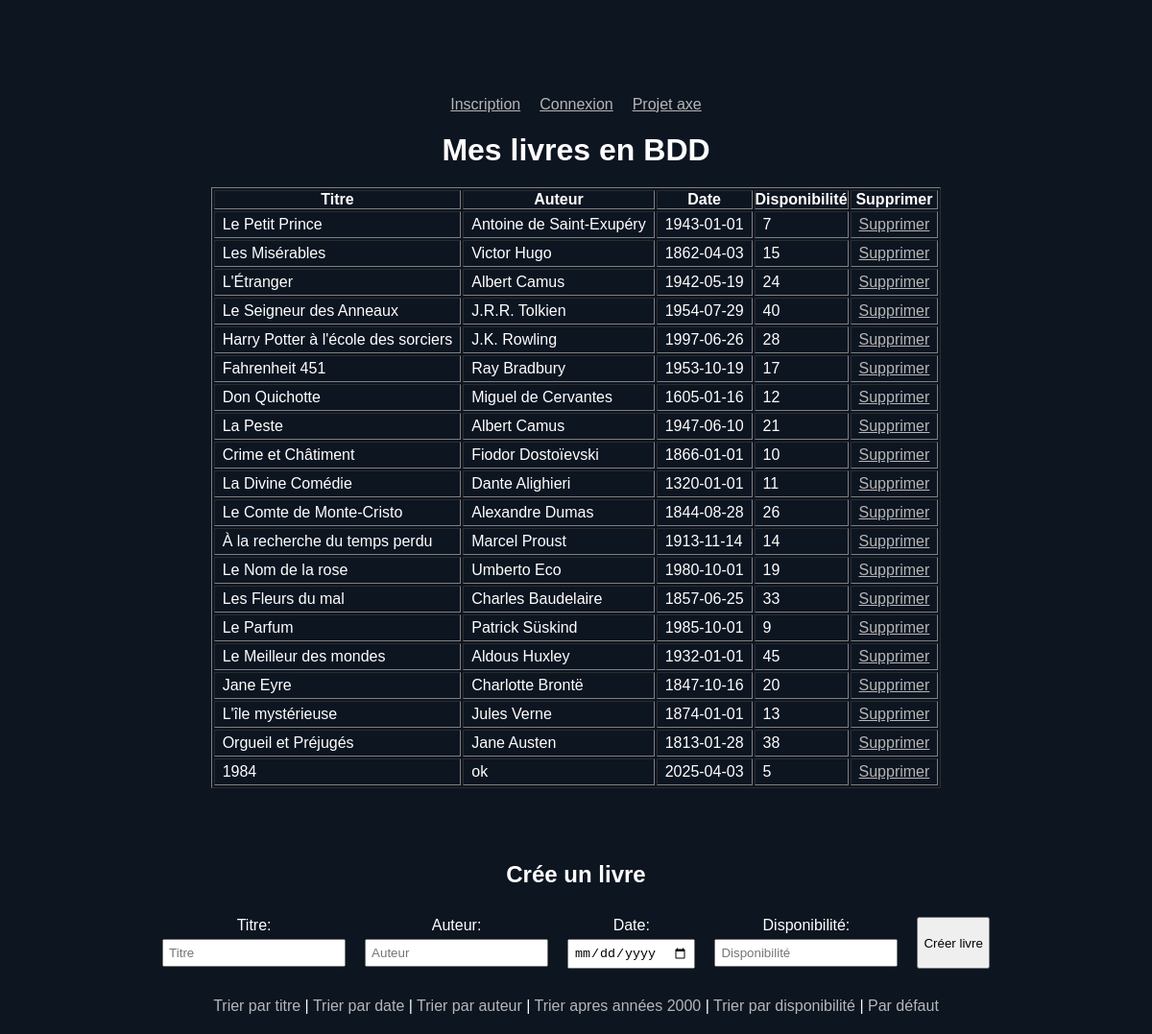
Screenshot of /exercices/index.php with the database file from the repository.
### tables this page shows
CREATE TABLE `book` (
  `idbook` int NOT NULL,
  `title` varchar(45) NOT NULL,
  `author` varchar(45) NOT NULL,
  `date_publication` date NOT NULL,
  `availability` int DEFAULT NULL
);

### exercices/index.php (the view, shortened to what this page needs)
<?php
require_once("connexion.php");
if (isset($_GET['action'])) {
    switch ($_GET['action']) {
        case 'title':
            $stmt = $pdo->query("SELECT * FROM book ORDER BY title ASC");
            break;
        case 'date':
            $stmt = $pdo->query("SELECT * FROM book ORDER BY date_publication DESC");
            break;
        case 'author':
            $stmt = $pdo->query("SELECT * FROM book ORDER BY author ASC");
            break;
        case 'default':
            $stmt = $pdo->query("SELECT * FROM book");
            break;
        case 'two':
            $stmt = $pdo->query("SELECT * FROM book WHERE date_publication > '2000-01-01'");
            break;
        case 'dispo':
            $stmt = $pdo->query("SELECT * FROM book ORDER BY availability DESC");
            break;
        default:
            $stmt = $pdo->query("SELECT * FROM book");
            break;
    }
} else {
    $stmt = $pdo->query("SELECT * FROM book");
}
$books = $stmt->fetchAll(PDO::FETCH_ASSOC);
?>
<!DOCTYPE html>
<html lang="en">
<head>
    <link rel="stylesheet" href="style.css">
</head>
<body>
<div class="flex">
<a href="inscription.php">Inscription</a>
<a href="login.php">Connexion</a>
<a href="../projet-axe/index.php">Projet axe</a>
</div>
<h1 >Mes livres en BDD</h1>
<table border="1">
    <thead>
        <th>Titre</th>
        <th>Auteur</th>
        <th>Date</th>
        <th>Disponibilité</th>
        <th>Supprimer</th>
    </thead>
    <tbody>
        <?php
        foreach ($books as $book) {
            echo "<tr>";
            echo "<td>" . $book["title"] . "</td>";
            echo "<td>" . $book["author"] . "</td>";
            echo "<td>" . $book["date_publication"] . "</td>";
            echo "<td>" . $book["availability"] . "</td>";
            echo "<td><a href='?id_book=" . $book["idbook"] . "&action=delete'>Supprimer</a></td>";
            echo "</tr>";
        }
        ?>
    </tbody>
</table>
<br><br>
<form class="form" method="POST">
<h2>Crée un livre</h2>
    <div class="create">
        <div class="write">
            <label for="title">Titre:</label>
            <input type="text" name="title" id="title" placeholder="Titre">
        </div>
        <div class="write">
            <label for="author">Auteur:</label>
            <input type="text" name="author" id="author" placeholder="Auteur">
        </div>
        <div class="write">
            <label for="date_publication">Date:</label>
            <input type="date" name="date_publication" id="date_publication">
        </div>
        <div class="write">
            <label for="availability">Disponibilité:</label>
            <input type="number" name="availability" id="availability" placeholder="Disponibilité">
        </div>
        <input type="submit" name="create" value="Créer livre">
    </div>
    <div class="trier">
        <a class="tri" href="?action=title">Trier par titre</a> |
        <a class="tri" href="?action=date">Trier par date</a> |
        <a class="tri" href="?action=author">Trier par auteur</a> |
        <a class="tri" href="?action=two">Trier apres années 2000</a> |
        <a class="tri" href="?action=dispo">Trier par disponibilité</a> |
        <a class="tri" href="?action=default">Par défaut</a>
    </div>
</form>
</body>
</html>

### exercices/style.css (style rules this page uses)
* { box-sizing: border-box; padding: 0; margin: 0; }
body { font-family: Arial, sans-serif; background-color: #0d1521; color: white; display: flex; flex-direction: column; gap: 20px; padding: 20px; justify-content: center; align-items: center; height: 100%; margin: 0; }
td { padding: 4px 8px; }
a { color: rgb(182, 182, 182); }
.tri { text-decoration: none; }
.form { display: flex; gap: 30px; flex-direction: column; text-align: center; }
input { padding: 5px; }
.create { display: flex; gap: 20px; }
.write { display: flex; flex-direction: column; gap: 5px; }
.flex { display: flex; gap: 20px; margin-top: 5rem; }

### rows the page displays
book: title "Le Petit Prince", author "Antoine de Saint-Exupéry", date_publication "1943-01-01", availability "7"
book: title "Les Misérables", author "Victor Hugo", date_publication "1862-04-03", availability "15"
book: title "L'Étranger", author "Albert Camus", date_publication "1942-05-19", availability "24"
book: title "Le Seigneur des Anneaux", author "J.R.R. Tolkien", date_publication "1954-07-29", availability "40"
book: title "Harry Potter à l'école des sorciers", author "J.K. Rowling", date_publication "1997-06-26", availability "28"
book: title "Fahrenheit 451", author "Ray Bradbury", date_publication "1953-10-19", availability "17"
book: title "Don Quichotte", author "Miguel de Cervantes", date_publication "1605-01-16", availability "12"
book: title "La Peste", author "Albert Camus", date_publication "1947-06-10", availability "21"
book: title "Crime et Châtiment", author "Fiodor Dostoïevski", date_publication "1866-01-01", availability "10"
book: title "La Divine Comédie", author "Dante Alighieri", date_publication "1320-01-01", availability "11"
book: title "Le Comte de Monte-Cristo", author "Alexandre Dumas", date_publication "1844-08-28", availability "26"
book: title "À la recherche du temps perdu", author "Marcel Proust", date_publication "1913-11-14", availability "14"
book: title "Le Nom de la rose", author "Umberto Eco", date_publication "1980-10-01", availability "19"
book: title "Les Fleurs du mal", author "Charles Baudelaire", date_publication "1857-06-25", availability "33"
book: title "Le Parfum", author "Patrick Süskind", date_publication "1985-10-01", availability "9"
book: title "Le Meilleur des mondes", author "Aldous Huxley", date_publication "1932-01-01", availability "45"
book: title "Jane Eyre", author "Charlotte Brontë", date_publication "1847-10-16", availability "20"
book: title "L'île mystérieuse", author "Jules Verne", date_publication "1874-01-01", availability "13"
book: title "Orgueil et Préjugés", author "Jane Austen", date_publication "1813-01-28", availability "38"
book: title "1984", author "ok", date_publication "2025-04-03", availability "5"
